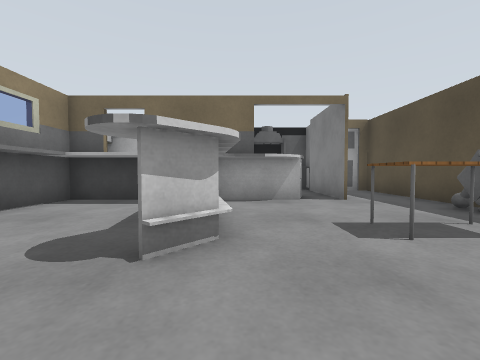
view 1 (above)

12 first-person views from a walk through a Gazebo world. The camera is 0.72 m above the floor, tilts 2° down and sees 90° across. The floor is counted in squares, 1 m on a side. Each view is taken from the middle of a square. On the plan, view 1 faces up. The plan holds only what a view shows up to about 9 squares ahead; the rest is blank. The robots in the file are not drawn. Gazebo's built-in surfaces are drawn with simple patterns. Simple shapes stand in for some stock models. Some surface patterns are stand-ins.

view 2
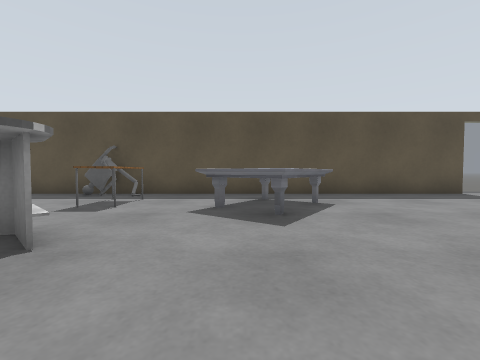

view 3
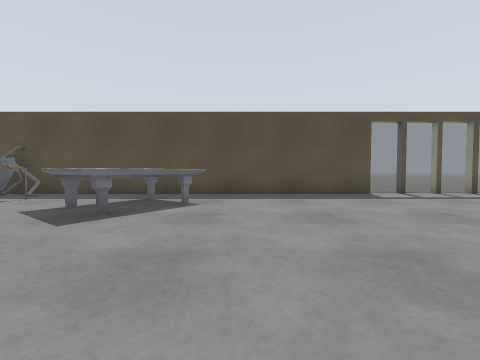

view 4
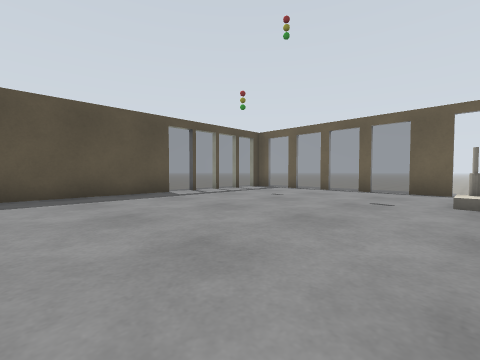

view 5
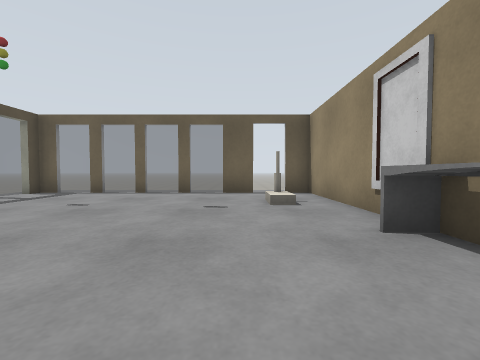

view 6
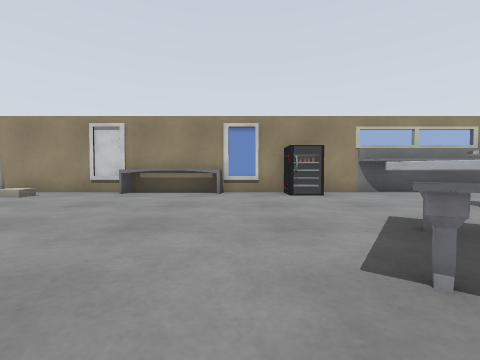

view 7
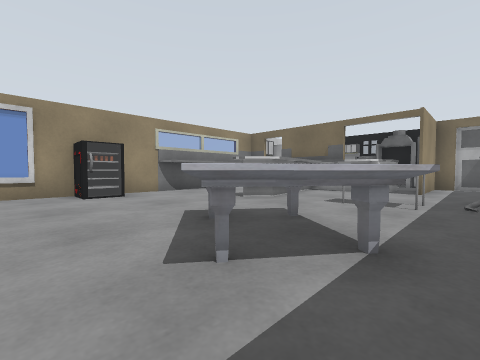

view 8
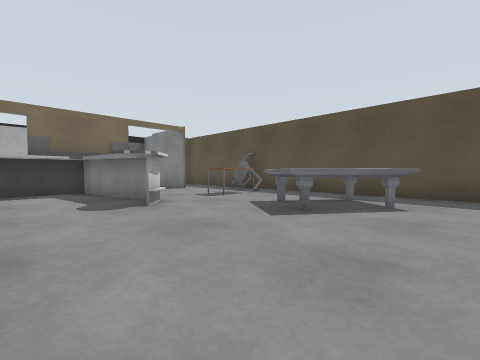

view 9
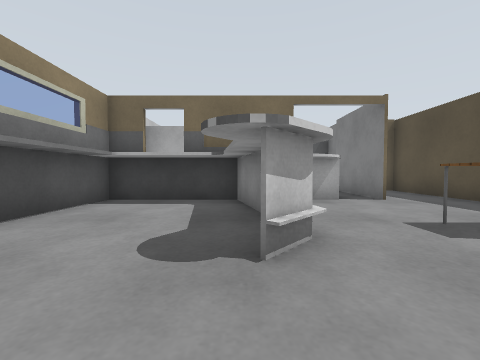

view 10
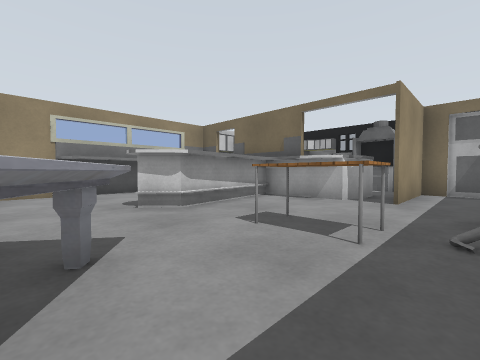

view 11
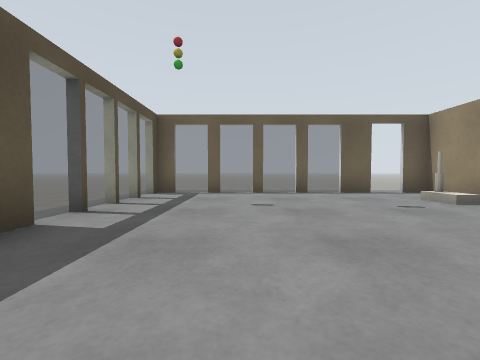

view 12
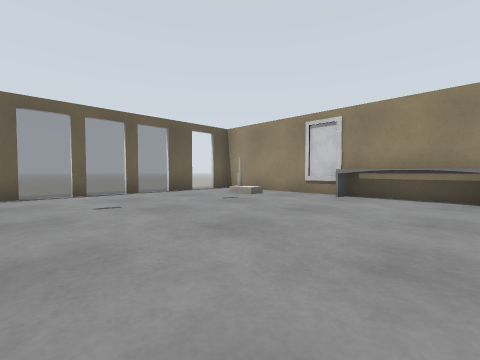

### Floor plan
Key: @ floor where view 1 was taken; # wall or solid block; . main floor; - floor 0.2 m lower than the main floor; = window, fence, low wall or low ledge; T table; M marble table; H house; O other object.
Columns run from 4 left of view 1 to 7 right of it. Each row starts with its distance up from view 1.
 10      ##
  9       ####
  8 ###   ##.#
  7 ###   #..#
  6 #######..#
  5 ####.....#
  4 #..##...O#
  3 #..##.TTO#
  2 #..#.....#
  1 #.....M..#
  0 #...@MMM.#
 -1 #=...MMMM#
 -2 #.....MM.#
 -3 =........#
 -4 #........#
 -5 #........#
 -6 #........#
 -7 #........#
 -8 #........=-
 -9 #H.......=-
-10 #H.......=--
-11 #........=--
-12 #.#=#==#=#--
-13    ......

Positions as (right, up) in squares from view 1, and headings:
1: (0, 0), facing up
2: (-3, 0), facing right
3: (-3, -3), facing right
4: (-3, -3), facing down-right
5: (-2, -4), facing down
6: (4, -3), facing left
7: (4, -3), facing up-left
8: (-3, -3), facing up-right
9: (-1, 0), facing up
10: (4, 0), facing up-left
11: (2, -4), facing down
12: (3, -4), facing down-left
